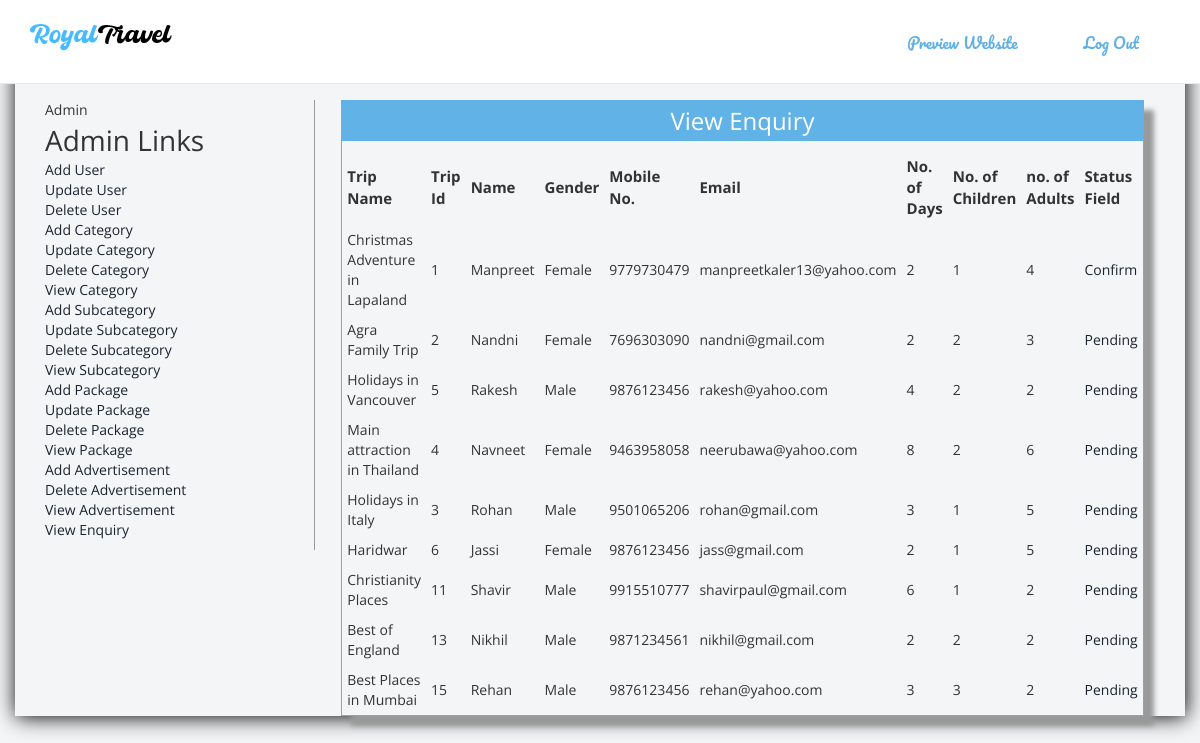
The page /Admin/viewenquiry.php (signed in) on the database its author committed.
### tables this page shows
CREATE TABLE `enquiry` (
  `Enquiryid` int(50) NOT NULL,
  `Packageid` int(50) NOT NULL,
  `Name` varchar(200) NOT NULL,
  `Gender` varchar(20) NOT NULL,
  `Mobileno` varchar(20) NOT NULL,
  `Email` varchar(50) NOT NULL,
  `NoofDays` int(50) NOT NULL,
  `Child` int(50) NOT NULL,
  `Adults` int(50) NOT NULL,
  `Message` varchar(900) NOT NULL,
  `Statusfield` varchar(200) NOT NULL
);

CREATE TABLE `package` (
  `Packid` int(200) NOT NULL,
  `Packname` varchar(1000) NOT NULL,
  `Category` int(200) NOT NULL,
  `Subcategory` int(200) NOT NULL,
  `Packprice` int(200) NOT NULL,
  `Pic1` varchar(8000) NOT NULL,
  `Pic2` varchar(8000) NOT NULL,
  `Pic3` varchar(8000) NOT NULL,
  `Detail` varchar(8000) NOT NULL
);

### Admin/viewenquiry.php (the view, shortened to what this page needs)
<!DOCTYPE html>
<html>
<head>
<link href="style.css" rel="stylesheet" type="text/css" />
<link href="../css/bootstrap.css" rel='stylesheet' type='text/css'/>
<link href="../css/style.css" rel="stylesheet" type="text/css" media="all"/>
<link href="../css/animate.css" rel="stylesheet" type="text/css" media="all">
</head>
<body>
<?php include('function.php'); ?>
<?php include('top.php'); ?>
<div style="padding-top:100px; box-shadow:1px 1px 20px black; min-height:570px" class="container">
<div class="col-sm-3" style="border-right:1px solid #999; min-height:450px;">
<?php include('left.php'); ?>
<div class="col-sm-9">
<form method="post">
<table border="0" width="90%" height="300px" align="center" class="tableshadow">
<tr><td class="toptd">View Enquiry</td></tr>
<tr><td align="center" valign="top" style="padding-top:10px;">
<table border="0" align="center" width="95%">
<tr><td style="font-size:15px; padding:5px; font-weight:bold;" >Trip Name</td>
<td style="font-size:15px; padding:5px; font-weight:bold; ">Trip Id</td>
<td style="font-size:15px; padding:5px; font-weight:bold;">Name</td>
<td style="font-size:15px; padding:5px; font-weight:bold;">Gender</td>
<td style="font-size:15px; padding:5px; font-weight:bold;">Mobile No.</td>
<td style="font-size:15px; padding:5px; font-weight:bold;">Email</td>
<td style="font-size:15px; padding:5px; font-weight:bold;">No. of Days</td>
<td style="font-size:15px; padding:5px; font-weight:bold;">No. of Children</td>
<td style="font-size:15px; padding:5px; font-weight:bold;">no. of Adults</td>
<td style="font-size:15px; padding:5px; font-weight:bold;">Status Field</td></tr>
<?php
$s="select * from enquiry,package where enquiry.Packageid=package.Packid";
$result=mysqli_query($cn,$s);
while($data=mysqli_fetch_array($result))
{
		echo "<td style=' padding:5px;'>$data[12]</td>
		<td style=' padding:5px;'>$data[1]</td>
		<td style=' padding:5px;'>$data[2]</td>
		<td style=' padding:5px;'>$data[3]</td>
		<td style=' padding:5px;'>$data[4]</td>
		<td style=' padding:5px;'>$data[5]</td>
		<td style=' padding:5px;'>$data[6]</td>
		<td style=' padding:5px;'>$data[7]</td>
		<td style=' padding:5px;'>$data[8]</td>
		<td style=' padding:5px;'><a href='chstatus.php?eid=$data[0]'>$data[10]</a></td>
		</tr>";
}
?>
</table>
</form>
</div>
</body>
</html>

### Admin/top.php (shortened to what this page needs)
<div class="header-top">
  <div class="container">
	 <div class="top-nav">
				<div class="logo">
				<a href="#"><img src="../images/logo12.png" id="section-1" class="img-responsive" alt=""/></a>
				</div>
				<div class="menu">
				<ul id="nav">
					 <li><a href="../index.php" target="_blank">Preview Website</a></li>
					 <li><a href="logout.php">Log Out</a></li>
				 </ul>
				 </div>
	 </div>
	  <div class="clearfix"> </div>
 </div>
</div>

### Admin/left.php (shortened to what this page needs)
<!DOCTYPE html>
<head>
</head>
<body>
<table style="width:100%">
<tr><td style="font-size:28px">Admin Links</td></tr>
<tr><td><a href="adduser.php">Add User</a></td></tr>
<tr><td><a href="updateuser.php">Update User</a></td></tr>
<tr><td><a href="deleteuser.php">Delete User</a></td></tr>
<tr><td><a href="addcategory.php">Add Category</a></td></tr>
<tr><td><a href="updatecategory.php">Update Category</a></td></tr>
<tr><td><a href="deletecategory.php">Delete Category</a></td></tr>
<tr><td><a href="viewcategory.php">View Category</a></td></tr>
<tr><td><a href="addsubcategory.php">Add Subcategory</a></td></tr>
<tr><td><a href="updatesubcategory.php">Update Subcategory</a></td></tr>
<tr><td><a href="deletesubcategory.php">Delete Subcategory</a></td></tr>
<tr><td><a href="viewsubcategory.php">View Subcategory</a></td></tr>
<tr><td><a href="addpackage.php">Add Package</a></td></tr>
<tr><td><a href="updatepackage.php">Update Package</a></td></tr>
<tr><td><a href="deletepackage.php">Delete Package</a></td></tr>
<tr><td><a href="viewpackage.php">View Package</a></td></tr>
<tr><td><a href="addadvertisement.php">Add Advertisement</a></td></tr>
<tr><td><a href="deleteadvertisement.php">Delete Advertisement</a></td></tr>
<tr><td><a href="viewadvertisement.php">View Advertisement</a></td></tr>
<tr><td><a href="viewenquiry.php">View Enquiry</a></td></tr>
</table>
</body>
</html>

### Admin/style.css (style rules this page uses)
.tableshadow { box-shadow:10px 10px 5px #999; padding-top:40px; border:solid 1px #60b2e7 }
.toptd { color:white; font-size:24px; text-align:center; height:40px; background-color:#60b2e7 }

### css/style.css (style rules this page uses)
body { margin:0; padding:0; background: #f4f5f7; -webkit-appearance: none; font-family: 'Open Sans', sans-serif; }
body a { transition:0.5s all; -webkit-transition:0.5s all; -moz-transition:0.5s all; -o-transition:0.5s all; -ms-transition:0.5s all; }
ul { margin:0; padding:0; }
.header-top { background:#fff; min-height:32px; padding:1.5em 0; position: fixed; z-index: 9999; width: 100%; clear: both; border-bottom:1px solid rgba(128, 128, 128, 0.17); }
.logo { float:left; }
.top-nav ul { float:right; margin:0.3em 0 0 0; }
.top-nav ul li { display:inline-block; margin: 0 0.5em; }
.top-nav ul li a { font-family: 'Pacifico', cursive !important; color:#60B0E6; text-decoration:none; padding:0.4em 1.5em; display:block; border:1px solid #fff; font-size:1.1em; font-weight:400; }
.container:after { content: "\0020"; display: block; height: 0; clear: both; visibility: hidden; }
.clearfix:before, .clearfix:after, .row:before, .row:after { content: '\0020'; display: block; overflow: hidden; visibility: hidden; width: 0; height: 0; }

### rows shown on the page
enquiry: Packageid.Packname "Christmas Adventure in Lapaland", Packageid "1", Name "Manpreet", Gender "Female", Mobileno "9779730479", Email "manpreetkaler13@yahoo.com", NoofDays "2", Child "1", Adults "4", Statusfield "Confirm"
enquiry: Packageid.Packname "Agra Family Trip", Packageid "2", Name "Nandni", Gender "Female", Mobileno "7696303090", Email "nandni@gmail.com", NoofDays "2", Child "2", Adults "3", Statusfield "Pending"
enquiry: Packageid.Packname "Holidays in Vancouver", Packageid "5", Name "Rakesh", Gender "Male", Mobileno "9876123456", Email "rakesh@yahoo.com", NoofDays "4", Child "2", Adults "2", Statusfield "Pending"
enquiry: Packageid.Packname "Main attraction in Thailand", Packageid "4", Name "Navneet", Gender "Female", Mobileno "9463958058", Email "neerubawa@yahoo.com", NoofDays "8", Child "2", Adults "6", Statusfield "Pending"
enquiry: Packageid.Packname "Holidays in Italy", Packageid "3", Name "Rohan", Gender "Male", Mobileno "9501065206", Email "rohan@gmail.com", NoofDays "3", Child "1", Adults "5", Statusfield "Pending"
enquiry: Packageid.Packname "Haridwar", Packageid "6", Name "Jassi", Gender "Female", Mobileno "9876123456", Email "jass@gmail.com", NoofDays "2", Child "1", Adults "5", Statusfield "Pending"
enquiry: Packageid.Packname "Christianity Places", Packageid "11", Name "Shavir", Gender "Male", Mobileno "9915510777", Email "shavirpaul@gmail.com", NoofDays "6", Child "1", Adults "2", Statusfield "Pending"
enquiry: Packageid.Packname "Best of England", Packageid "13", Name "Nikhil", Gender "Male", Mobileno "9871234561", Email "nikhil@gmail.com", NoofDays "2", Child "2", Adults "2", Statusfield "Pending"
enquiry: Packageid.Packname "Best Places in Mumbai", Packageid "15", Name "Rehan", Gender "Male", Mobileno "9876123456", Email "rehan@yahoo.com", NoofDays "3", Child "3", Adults "2", Statusfield "Pending"
